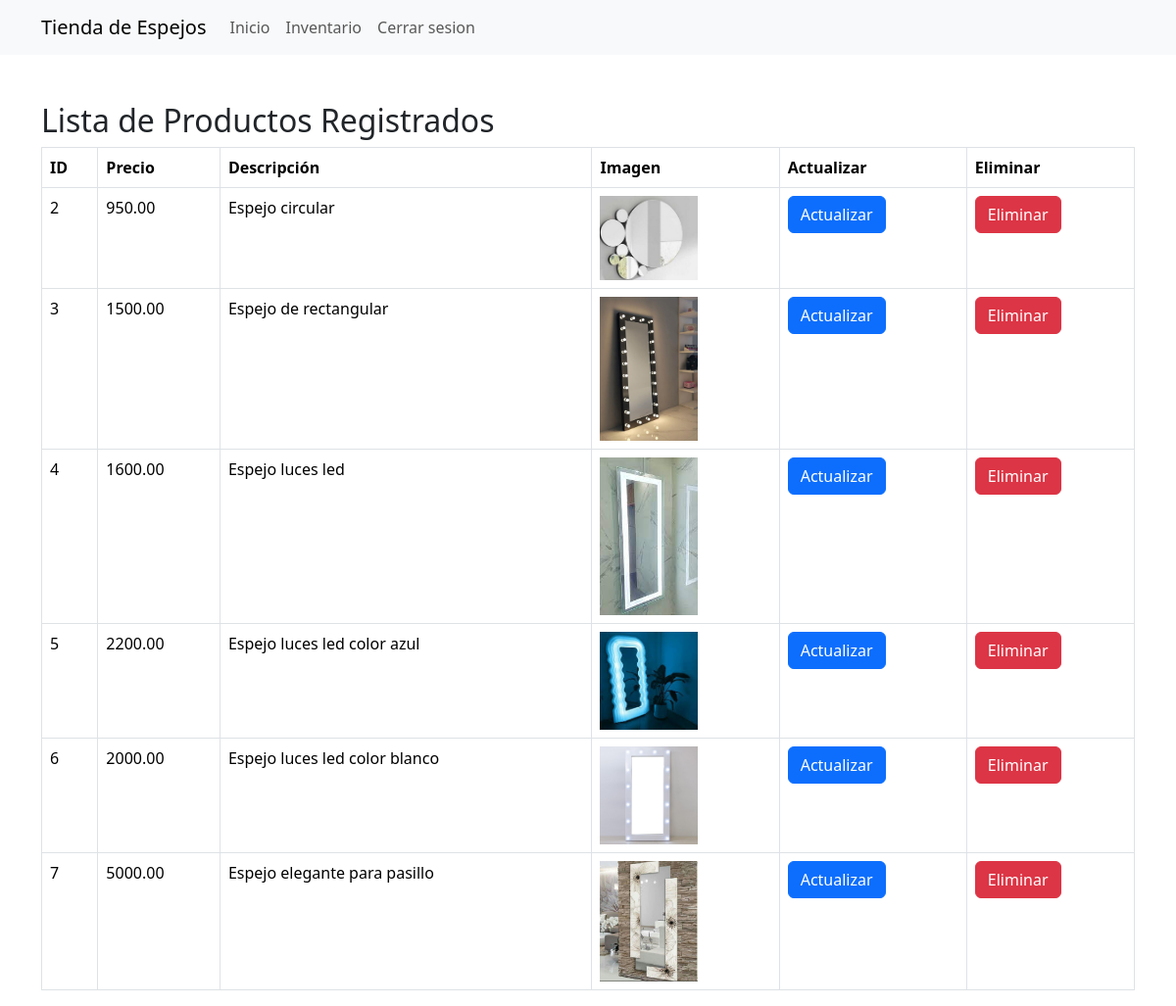
The app's page /inventario.php with its own data.
### tables this page shows
CREATE TABLE `productos` (
  `id` int(11) NOT NULL,
  `precio` decimal(10,2) NOT NULL,
  `descripcion` text DEFAULT NULL,
  `codigo_imagen` varchar(255) NOT NULL
);

### inventario.php (the view, shortened to what this page needs)
<?php
require_once 'cnn.php';
try {
    $stmt = $pdo->query("SELECT id, precio, descripcion, codigo_imagen FROM productos");
    $productos = $stmt->fetchAll(PDO::FETCH_ASSOC);
} catch (PDOException $e) {
    echo "Error al obtener la lista de productos: " . $e->getMessage();
}
?>
<!DOCTYPE html>
<html>
<head>
    <link rel="stylesheet" href="https://cdn.jsdelivr.net/npm/bootstrap/dist/css/bootstrap.min.css">
</head>
<body>
    <nav class="navbar navbar-expand-lg navbar-light bg-light">
        <div class="container">
            <a class="navbar-brand" href="#">Tienda de Espejos</a>
            <div class="collapse navbar-collapse" id="navbarNav">
                <ul class="navbar-nav ml-auto">
                    <li class="nav-item">
                        <a class="nav-link" href="page_admin.php">Inicio</a>
                    </li>
                    <li class="nav-item">
                        <a class="nav-link" href="inventario.php">Inventario</a>
                    </li>
                    <li class="nav-item">
                        <a class="nav-link" href="cerrar.php">Cerrar sesion</a>
                    </li>
                </ul>
            </div>
        </div>
    </nav>
    <div class="container mt-5">
        <h2>Lista de Productos Registrados</h2>
        <table class="table table-bordered">
            <thead>
                <tr>
                    <th>ID</th>
                    <th>Precio</th>
                    <th>Descripción</th>
                    <th>Imagen</th>
                    <th>Actualizar</th>
                    <th>Eliminar</th>
                </tr>
            </thead>
            <tbody>
                <?php foreach ($productos as $producto) { ?>
                    <tr>
                        <td>
                            <?= $producto['id'] ?>
                        </td>
                        <td>
                            <?= $producto['precio'] ?>
                        </td>
                        <td>
                            <?= $producto['descripcion'] ?>
                        </td>
                        <td><img src="imagenes/<?= $producto['codigo_imagen'] ?>.jpg" alt="Imagen del Producto" width="100">
                        </td>
                        <td><a href="actualizar_producto.php?id=<?= $producto['id'] ?>"
                                class="btn btn-primary">Actualizar</a></td>
                        <td><a href="eliminar_producto.php?id=<?= $producto['id'] ?>" class="btn btn-danger"
                                onclick="return confirm('¿Estás seguro de eliminar este producto?')">Eliminar</a></td>
                    </tr>
                <?php } ?>
            </tbody>
        </table>
    </div>
</body>
</html>

### records on screen
productos: id "2", precio "950.00", descripcion "Espejo circular", codigo_imagen (picture)
productos: id "3", precio "1500.00", descripcion "Espejo de rectangular", codigo_imagen (picture)
productos: id "4", precio "1600.00", descripcion "Espejo luces led", codigo_imagen (picture)
productos: id "5", precio "2200.00", descripcion "Espejo luces led color azul", codigo_imagen (picture)
productos: id "6", precio "2000.00", descripcion "Espejo luces led color blanco", codigo_imagen (picture)
productos: id "7", precio "5000.00", descripcion "Espejo elegante para pasillo", codigo_imagen (picture)
